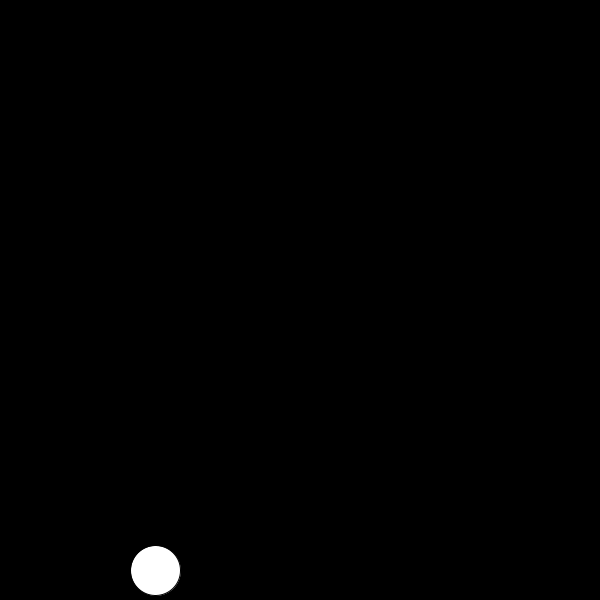
Frame 1 (no input)
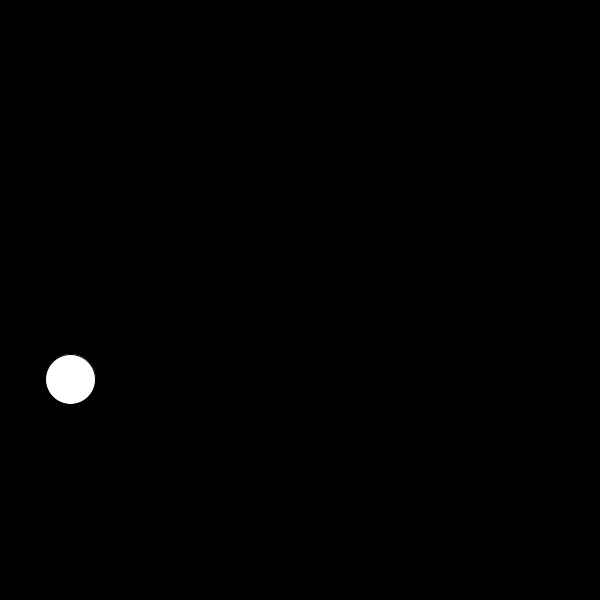
Frame 60 (the mouse pressed at the canvas centre just before this capture)
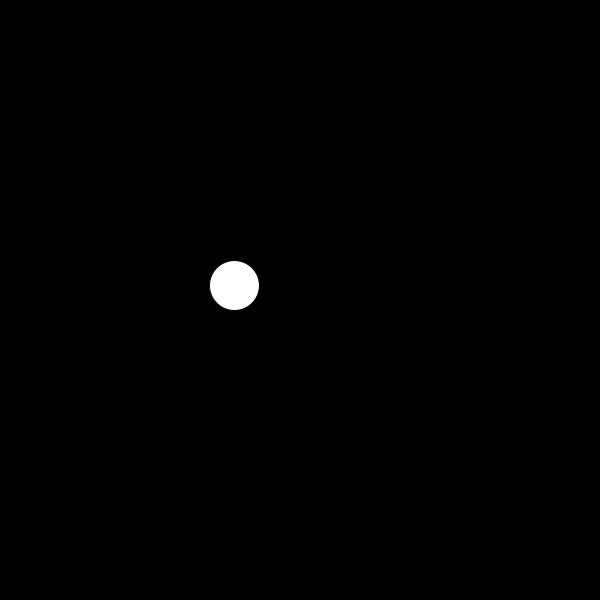
Frame 120 (the mouse held since frame 60 and released just before this capture)

The Processing sketch that drew these frames (run headless with seeded random() and noise(); from frame 60 on, the mouse is pressed at the canvas centre):

// Processing sketch: processing_185642
// ── processing_185642.pde

void setup() {
  size(600, 600);
}
void draw() {
  float aleatorio=random (0,255);
  float x=random(0,width);
  float y= random (0,height);
  background (0);
  ellipse (x, y, 50,50);
  }
